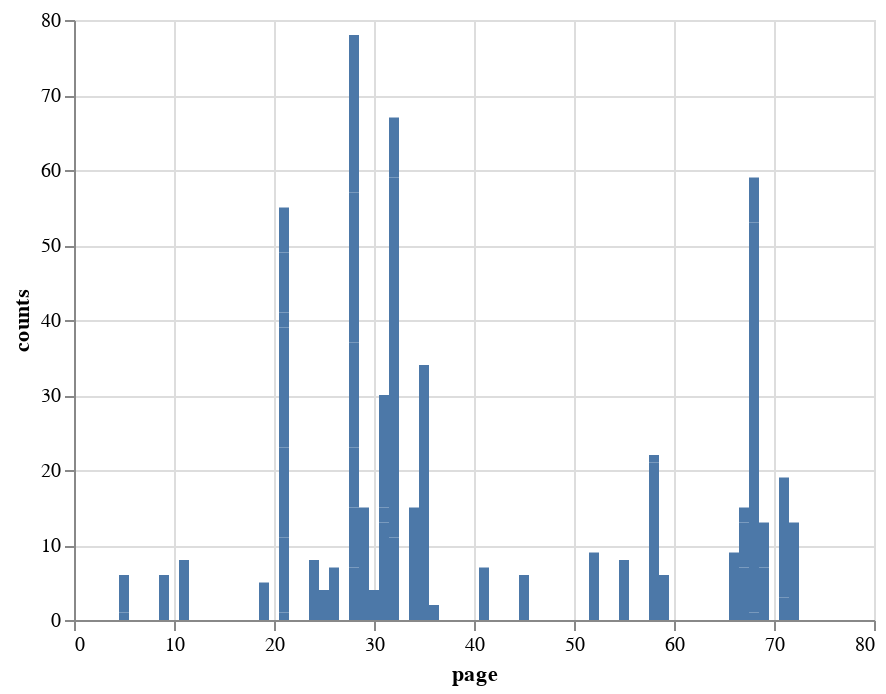

Notebook cell for this chart:
### Code cell
alt.Chart(grouped_predictions).mark_bar().encode(
    x=alt.X('page'),
    y=alt.Y('counts'),
    tooltip=['page', 'counts']
)

### Figure 1 — Vega-Lite specification as saved in the notebook (floating-point values rounded to 4 significant figures)
{"config": {"view": {"continuousWidth": 400, "continuousHeight": 300}}, "data": {"name": "data-b6dd3253eb730f419d07c469e2fd2e81"}, "mark": "bar", "encoding": {"tooltip": [{"field": "page", "type": "quantitative"}, {"field": "counts", "type": "quantitative"}], "x": {"field": "page", "type": "quantitative"}, "y": {"field": "counts", "type": "quantitative"}}, "$schema": "https://vega.github.io/schema/vega-lite/v4.17.0.json", "datasets": {"data-b6dd3253eb730f419d07c469e2fd2e81": [{"sequence": 1.0, "page": 68, "counts": 1}, {"sequence": 3.0, "page": 59, "counts": 6}, {"sequence": 5.0, "page": 58, "counts": 21}, {"sequence": 6.0, "page": 58, "counts": 1}, {"sequence": 7.0, "page": 19, "counts": 5}, {"sequence": 8.0, "page": 5, "counts": 1}, {"sequence": 9.0, "page": 45, "counts": 6}, {"sequence": 10.0, "page": 21, "counts": 1}, {"sequence": 11.0, "page": 21, "counts": 5}, {"sequence": 12.0, "page": 21, "counts": 2}, {"sequence": 13.0, "page": 21, "counts": 2}, {"sequence": 14.0, "page": 21, "counts": 1}, {"sequence": 15.0, "page": 55, "counts": 8}, {"sequence": 16.0, "page": 25, "counts": 4}, {"sequence": 17.0, "page": 21, "counts": 12}, {"sequence": 18.0, "page": 21, "counts": 5}, {"sequence": 19.0, "page": 34, "counts": 10}, {"sequence": 20.0, "page": 35, "counts": 8}, {"sequence": 21.0, "page": 35, "counts": 26}, {"sequence": 22.0, "page": 34, "counts": 5}, {"sequence": 23.0, "page": 36, "counts": 2}, {"sequence": 24.0, "page": 21, "counts": 11}, {"sequence": 25.0, "page": 11, "counts": 8}, {"sequence": 26.0, "page": 66, "counts": 9}, {"sequence": 27.0, "page": 71, "counts": 3}, {"sequence": 28.0, "page": 68, "counts": 21}, {"sequence": 29.0, "page": 69, "counts": 7}, {"sequence": 30.0, "page": 69, "counts": 6}, {"sequence": 31.0, "page": 71, "counts": 16}, {"sequence": 32.0, "page": 72, "counts": 13}, {"sequence": 33.0, "page": 67, "counts": 7}, {"sequence": 34.0, "page": 32, "counts": 4}, {"sequence": 35.0, "page": 32, "counts": 7}, {"sequence": 36.0, "page": 32, "counts": 7}, {"sequence": 39.0, "page": 21, "counts": 2}, {"sequence": 41.0, "page": 29, "counts": 15}, {"sequence": 42.0, "page": 9, "counts": 6}, {"sequence": 43.0, "page": 31, "counts": 13}, {"sequence": 44.0, "page": 31, "counts": 2}, {"sequence": 45.0, "page": 31, "counts": 7}, {"sequence": 46.0, "page": 31, "counts": 6}, {"sequence": 47.0, "page": 31, "counts": 2}, {"sequence": 48.0, "page": 67, "counts": 6}, {"sequence": 49.0, "page": 24, "counts": 8}, {"sequence": 50.0, "page": 30, "counts": 4}, {"sequence": 51.0, "page": 67, "counts": 2}, {"sequence": 52.0, "page": 32, "counts": 22}, {"sequence": 53.0, "page": 32, "counts": 12}, {"sequence": 54.0, "page": 5, "counts": 5}, {"sequence": 55.0, "page": 41, "counts": 7}, {"sequence": 56.0, "page": 21, "counts": 1}, {"sequence": 57.0, "page": 21, "counts": 7}, {"sequence": 58.0, "page": 68, "counts": 10}, {"sequence": 59.0, "page": 68, "counts": 21}, {"sequence": 60.0, "page": 68, "counts": 6}, {"sequence": 61.0, "page": 28, "counts": 7}, {"sequence": 62.0, "page": 28, "counts": 8}, {"sequence": 63.0, "page": 32, "counts": 7}, {"sequence": 64.0, "page": 32, "counts": 8}, {"sequence": 65.0, "page": 28, "counts": 8}, {"sequence": 66.0, "page": 28, "counts": 14}, {"sequence": 67.0, "page": 28, "counts": 20}, {"sequence": 68.0, "page": 28, "counts": 17}, {"sequence": 69.0, "page": 21, "counts": 6}, {"sequence": 70.0, "page": 28, "counts": 4}, {"sequence": 71.0, "page": 52, "counts": 8}, {"sequence": 72.0, "page": 26, "counts": 7}, {"sequence": 74.0, "page": 52, "counts": 1}]}}
